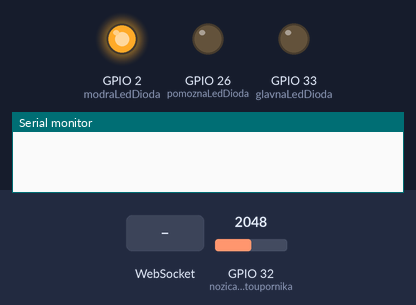
This program was run on a simulated ESP32. Parts: output pins drawn as LEDs (lit = HIGH), the last lines printed to the serial monitor. The inputs (shaded band) are chosen by the test bench; at power-on: GPIO 32 (nozicaFotoupornika) = 2048. WiFi joins after 1.5 s; servers stay silent unless stated.

Above: at 0.1 s.
At 4.2 s:
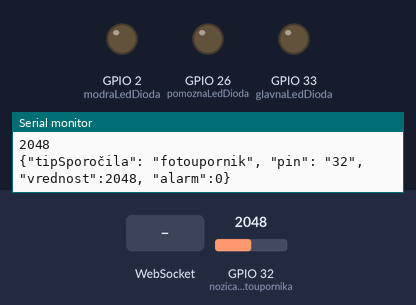
4.3 s: WebSocket text "LED" received
Timing chart, 0 to 7.3 s (numbered marks = the images above; inputs shaded):
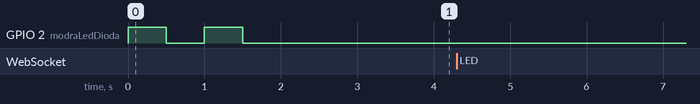

The program:

main.cpp
```cpp
#include <Arduino.h>
#include <WiFi.h>
#include <WebSocketsClient.h>
#include <ArduinoJson.h>

const char *ssid = "..."; // tukaj bo hotspot
const char *password = "...";

int portNumber = 8811;      // preko vrat 8811 se bo esp32 povezal na node.js strežnik
WebSocketsClient webSocket; // ustvarimo objekt za delo s spletnim vtičnikom

String dataString; // za pošiljanje json sporočil

// na nožico 32 je priključen fotoupornik s 5,6 kOhm
// ADC pretvornik (Analog to Digital Converter) na esp32
// vrednosti med 0V in 3.3V pretvorimo v vrednosti med 0 in 4095
// imamo 4096 vrednosti, ker je esp32 12-biten: 2^12=4096, 12-bitna natančnost ADC pretvornika (Analog to Digital Converter) - uporaba s funkcijo analogRead()
const int nozicaFotoupornika = 32; // številka nožice, ki je povezana s fotoupornikom

const int glavnaLedDioda = 33;  // rumena LED
const int pomoznaLedDioda = 26; // rdeča LED
const int modraLedDioda = 2;    // modra LED na esp32

const int pragSvetlobe = 2000; // če bo vrednost fotoupornika večja od 2000, sklepam, da dioda sveti

int vrednostFotoupornika = 0; // spremenljivka, v katero bomo shranili vrednost, ki jo preberemo s fotoupornika
int stanjeGlavneLed = 0;
int stanjeAlarma = 0;

unsigned long zadnjiCasAlarma = 0;
bool stanjeModreLed = false;

// Koda, ki se izvede ob prejemu sporočila preko spletnega vtičnika 8811
// payload - sporočilo, ki ga dobimo s strani strežnika - npr. json
void onWebSocketEvent(WStype_t type, uint8_t *payload, size_t length)
{
  switch (type)
  {
  case WStype_TEXT:
  {
    // v tem delu prenešeni string z JSON sporočilom pretvorimo v JSON objekt
    // <256> - določa kapaciteto objekta doc - StaticJsonDocument - 256 bytov
    StaticJsonDocument<256> doc;
    // deserializacija JSON dokumenta oz. sporočila
    // sporočilo bo shranjeno v spremenljivki z imenom doc
    DeserializationError error = deserializeJson(doc, payload); // string spravimo v spremenljivko doc

    // Ali je razčlenjevanje uspelo?
    if (error)
    {
      Serial.print(F("deserializeJSON() - napaka"));
      Serial.println(error.c_str());
      return;
    }

    // prestrezanje sporočila JSON, ki ga dobimo v spremenljivki 'payload'
    // pretvorimo payload v spremenljivko 'doc'
    // in iz nje lahko izluščimo tip sporočila, vrednost in pin
    // glede na to kak tip sporočila dobimo ... (LED prižgemo ali ugasnemo)
    // če je tipa LED, ji določimo vrednost in pin
    // potem pogledamo ali je pin enak 33
    // če je 0, na pin 33 ničlo
    // če je 1, na pin 33 enko
    char tip[40];                     // spremenljivka za besedo iz JSON strukture
    memset(tip, 0, 40);               // funkcija memset izbriše vse vrednosti iz znakovnega niza tip
    strcpy(tip, doc["tipSporočila"]); // 'string copy' - v spremenljivko tip kopiramo vrednost pod ključem 'tipSporočila' | v našem primeru je tip enak "LED"

    if (strcmp(tip, "LED") == 0)
    {
      // 'string compare', 'Če je tip sporočila LED ...'
      int vrednost = doc["vrednost"]; // ... zapišemo v spremenljivko vrednost iz JSON strukture pod ključem 'vrednost' | v našem primeru je ta enaka 1
      int pin = doc["pin"];

      if (pin == glavnaLedDioda)
      {
        if (vrednost == 0)
        {
          digitalWrite(glavnaLedDioda, 0); // na pin 33 zapišemo 0 - na pin 33 je vgrajena glavna (rumena) LED dioda
          stanjeGlavneLed = 0;

          dataString = R"({"tipSporočila":"LED","pin":33,"vrednost":)";
          dataString = dataString + String(stanjeGlavneLed);
          dataString = dataString + "}";

          webSocket.sendTXT(dataString);
        }
        else if (vrednost == 1)
        {
          digitalWrite(glavnaLedDioda, 1); // na pin 33 zapišemo 1 - na pin 33 je vgrajena glavna (rumena) LED dioda
          stanjeGlavneLed = 1;

          dataString = R"({"tipSporočila":"LED","pin":33,"vrednost":)";
          dataString = dataString + String(stanjeGlavneLed);
          dataString = dataString + "}";

          webSocket.sendTXT(dataString);
        }
      }
    }
    break;
  } // konec if stavka, če je tip sporočila "LED"
  default:
    break;
  } // konec switch stavka (po C++ standardu moramo obvezno imeti stavek default: break;)
} // konec onWebSocketEvent

void setup()
{
  Serial.begin(115200); // nastavimo hitrost serijske komunikacije na 115200 bitov/s

  pinMode(glavnaLedDioda, OUTPUT);
  pinMode(pomoznaLedDioda, OUTPUT);

  digitalWrite(glavnaLedDioda, LOW);
  digitalWrite(pomoznaLedDioda, LOW);

  // ta del kode uporabimo kot indikator, da se je del kode prenesel na esp32 modul -> modra LED dioda bo 2x utripnila
  pinMode(modraLedDioda, OUTPUT);    // nožica št. 2 bo delovala kot izhod
  digitalWrite(modraLedDioda, HIGH); // na pin 2 zapišemo visoko vrednost (LED dioda se prižge)
  delay(500);                        // zakasnitev izvedbe programa za specificiran čas v milisekundah, 500ms = 0,5 s
  digitalWrite(modraLedDioda, LOW);  // na pin 2 zapišemo nizko vrednost (LED dioda se ugasne)
  delay(500);
  digitalWrite(modraLedDioda, HIGH); // na pin 2 zapišemo visoko vrednost (LED dioda se prižge)
  delay(500);
  digitalWrite(modraLedDioda, LOW); // na pin 2 zapišemo nizko vrednost (LED dioda se ugasne)

  WiFi.begin(ssid, password); // povežemo se na WiFi omrežje z imenom in geslom

  while (WiFi.status() != WL_CONNECTED)
  {                                                    // dokler se modul ne poveže na WiFi omrežje, ponavljamo zanko
    delay(500);                                        // počakamo 500ms preden preverimo stanje povezave znova
    Serial.println("Povezovanje z WiFi omrežjem ..."); // izpišemo sporočilo na serijski monitor, da vidimo, da se še vedno poskuša povezati
  }

  // IZPIS IP NASLOVA
  Serial.println("Povezava z WiFi omrežjem je vzpostavljena.");
  Serial.print("IP naslov esp32 modula: ");
  Serial.println(WiFi.localIP());

  // priključimo se na node.js strežnik na IP naslovu 10.33. ...
  webSocket.begin("10.33.130.244", portNumber);

  // ob prejemu sporočila, se izvede funkcija 'onWebSocketEvent'
  webSocket.onEvent(onWebSocketEvent);
}

// tu zapišemo kodo, ki se ponavljajoče izvaja
void loop()
{
  // vzdržujemo povezavo s strežnikom, preverjamo, če so npr. prišla sporočila, itd.
  webSocket.loop();

  // preberemo vrednost s fotoupornika in jo shranimo
  vrednostFotoupornika = analogRead(nozicaFotoupornika);
  // izpišemo vrednost fotoupornika na serijski monitor oz. v terminal
  Serial.println(vrednostFotoupornika);

  // POVRATNA ZANKA
  if (stanjeGlavneLed == 1) // Če je glavna LED (rumena) prižgana
  {
    if (vrednostFotoupornika < pragSvetlobe) // in če je vrednost fotoupornika pod pragom svetlobe (glavna dioda pokvarjena, odstranjena ... ) - "odpoved" glavne LED diode
    {
      stanjeAlarma = 1; // sproži alarm

      digitalWrite(pomoznaLedDioda, HIGH);

      unsigned long trenutniCas = millis(); // funkcija 'millis' vrne čas v milisekundah, ki je pretekel od zagona esp32
      if (trenutniCas - zadnjiCasAlarma >= 100)  // vsake 100ms
      {
        zadnjiCasAlarma = trenutniCas;
        stanjeModreLed = !stanjeModreLed;               // toggle
        digitalWrite(modraLedDioda, stanjeModreLed);    // prižgi/ugasni
      }
    }
    else
    {
      stanjeAlarma = 0;

      digitalWrite(pomoznaLedDioda, LOW);
      digitalWrite(modraLedDioda, LOW);
    }
  }
  else // glavna LED dioda je ugasnjena, alarm ni potreben
  {
    stanjeAlarma = 0;

    digitalWrite(pomoznaLedDioda, LOW);
    digitalWrite(modraLedDioda, LOW);
  }

  // R"() nam omogoča enostaven vnos niza znakov "literal string" brez potrebe po uporabi escape znakov, npr. za narekovaje - JSON sporočilo za strežnik
  dataString = R"({"tipSporočila": "fotoupornik", "pin": "32", "vrednost":)";
  dataString = dataString + String(vrednostFotoupornika);
  dataString = dataString + R"(, "alarm":)";
  dataString = dataString + String(stanjeAlarma);
  dataString = dataString + "}";

  // preko spletnega vtičnika pošljemo vrednost fotoupornika v json obliki na strežnik
  webSocket.sendTXT(dataString);

  Serial.println(dataString);

  delay(100); // na 100ms izpišemo vrednost fotoupornika
}
```
